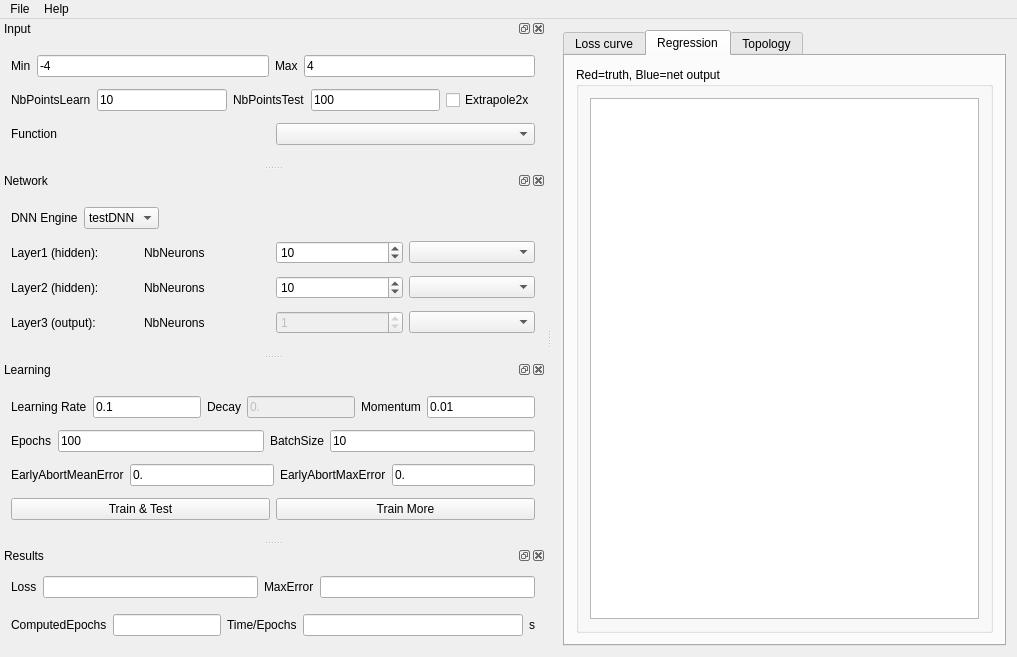
<?xml version="1.0" encoding="UTF-8"?>
<ui version="4.0">
 <class>MainWindow</class>
 <widget class="QMainWindow" name="MainWindow">
  <property name="geometry">
   <rect>
    <x>0</x>
    <y>0</y>
    <width>1017</width>
    <height>657</height>
   </rect>
  </property>
  <property name="windowTitle">
   <string>Function regression test</string>
  </property>
  <property name="documentMode">
   <bool>false</bool>
  </property>
  <widget class="QWidget" name="centralWidget">
   <layout class="QGridLayout" name="gridLayout">
    <item row="0" column="1">
     <widget class="QTabWidget" name="tabWidget">
      <property name="sizePolicy">
       <sizepolicy hsizetype="Preferred" vsizetype="Preferred">
        <horstretch>0</horstretch>
        <verstretch>0</verstretch>
       </sizepolicy>
      </property>
      <property name="currentIndex">
       <number>1</number>
      </property>
      <widget class="QWidget" name="tab">
       <attribute name="title">
        <string>Loss curve</string>
       </attribute>
       <layout class="QGridLayout" name="gridLayout_3">
        <item row="0" column="0">
         <widget class="QGroupBox" name="groupBox">
          <property name="sizePolicy">
           <sizepolicy hsizetype="Preferred" vsizetype="Preferred">
            <horstretch>0</horstretch>
            <verstretch>0</verstretch>
           </sizepolicy>
          </property>
          <property name="title">
           <string>Loss Curve: Max=Red Mean=Black*1000.</string>
          </property>
          <layout class="QGridLayout" name="gridLayout_2">
           <item row="0" column="0">
            <widget class="QGraphicsView" name="gvLearningCurve">
             <property name="sizePolicy">
              <sizepolicy hsizetype="Preferred" vsizetype="Preferred">
               <horstretch>0</horstretch>
               <verstretch>0</verstretch>
              </sizepolicy>
             </property>
             <property name="dragMode">
              <enum>QGraphicsView::ScrollHandDrag</enum>
             </property>
            </widget>
           </item>
          </layout>
         </widget>
        </item>
       </layout>
      </widget>
      <widget class="QWidget" name="tab_2">
       <attribute name="title">
        <string>Regression</string>
       </attribute>
       <layout class="QGridLayout" name="gridLayout_5">
        <item row="0" column="0">
         <widget class="QGroupBox" name="groupBox_2">
          <property name="title">
           <string>Red=truth, Blue=net output</string>
          </property>
          <layout class="QGridLayout" name="gridLayout_7">
           <item row="0" column="0">
            <widget class="QGraphicsView" name="gvRegression">
             <property name="sizePolicy">
              <sizepolicy hsizetype="Preferred" vsizetype="Preferred">
               <horstretch>0</horstretch>
               <verstretch>0</verstretch>
              </sizepolicy>
             </property>
             <property name="dragMode">
              <enum>QGraphicsView::ScrollHandDrag</enum>
             </property>
            </widget>
           </item>
          </layout>
         </widget>
        </item>
       </layout>
      </widget>
      <widget class="QWidget" name="tab_3">
       <attribute name="title">
        <string>Topology</string>
       </attribute>
      </widget>
     </widget>
    </item>
   </layout>
  </widget>
  <widget class="QMenuBar" name="menuBar">
   <property name="geometry">
    <rect>
     <x>0</x>
     <y>0</y>
     <width>1017</width>
     <height>26</height>
    </rect>
   </property>
   <widget class="QMenu" name="menuFile">
    <property name="title">
     <string>File</string>
    </property>
    <addaction name="actionQuit"/>
   </widget>
   <widget class="QMenu" name="menuHelp">
    <property name="title">
     <string>Help</string>
    </property>
    <addaction name="actionAbout"/>
   </widget>
   <addaction name="menuFile"/>
   <addaction name="menuHelp"/>
  </widget>
  <widget class="QDockWidget" name="dockWidget_7">
   <property name="windowTitle">
    <string>Input</string>
   </property>
   <attribute name="dockWidgetArea">
    <number>1</number>
   </attribute>
   <widget class="QWidget" name="dockWidgetContents_7">
    <layout class="QVBoxLayout" name="verticalLayout">
     <item>
      <layout class="QHBoxLayout" name="horizontalLayout_10">
       <item>
        <widget class="QLabel" name="label_19">
         <property name="text">
          <string>Min</string>
         </property>
        </widget>
       </item>
       <item>
        <widget class="QLineEdit" name="leInputMin">
         <property name="text">
          <string>-4</string>
         </property>
        </widget>
       </item>
       <item>
        <widget class="QLabel" name="label_18">
         <property name="text">
          <string>Max</string>
         </property>
        </widget>
       </item>
       <item>
        <widget class="QLineEdit" name="leInputMax">
         <property name="text">
          <string>4</string>
         </property>
        </widget>
       </item>
      </layout>
     </item>
     <item>
      <layout class="QHBoxLayout" name="horizontalLayout_11">
       <item>
        <widget class="QLabel" name="label_20">
         <property name="text">
          <string>NbPointsLearn</string>
         </property>
        </widget>
       </item>
       <item>
        <widget class="QLineEdit" name="leNbPointsLearn">
         <property name="text">
          <string>10</string>
         </property>
        </widget>
       </item>
       <item>
        <widget class="QLabel" name="label_21">
         <property name="text">
          <string>NbPointsTest</string>
         </property>
        </widget>
       </item>
       <item>
        <widget class="QLineEdit" name="leNbPointsTest">
         <property name="text">
          <string>100</string>
         </property>
        </widget>
       </item>
       <item>
        <widget class="QCheckBox" name="cbExtrapole">
         <property name="text">
          <string>Extrapole2x</string>
         </property>
        </widget>
       </item>
      </layout>
     </item>
     <item>
      <layout class="QHBoxLayout" name="horizontalLayout_9">
       <item>
        <widget class="QLabel" name="label_6">
         <property name="text">
          <string>Function</string>
         </property>
        </widget>
       </item>
       <item>
        <widget class="QComboBox" name="cbFunction"/>
       </item>
      </layout>
     </item>
    </layout>
   </widget>
  </widget>
  <widget class="QDockWidget" name="dockWidget">
   <property name="sizePolicy">
    <sizepolicy hsizetype="Expanding" vsizetype="Minimum">
     <horstretch>0</horstretch>
     <verstretch>0</verstretch>
    </sizepolicy>
   </property>
   <property name="windowTitle">
    <string>Network</string>
   </property>
   <attribute name="dockWidgetArea">
    <number>1</number>
   </attribute>
   <widget class="QWidget" name="dockWidgetContents">
    <layout class="QVBoxLayout" name="verticalLayout_4">
     <item>
      <layout class="QHBoxLayout" name="horizontalLayout_13">
       <item>
        <widget class="QLabel" name="label_22">
         <property name="text">
          <string>DNN Engine</string>
         </property>
        </widget>
       </item>
       <item>
        <widget class="QComboBox" name="cbEngine">
         <item>
          <property name="text">
           <string>testDNN</string>
          </property>
         </item>
         <item>
          <property name="text">
           <string>tiny-dnn</string>
          </property>
         </item>
        </widget>
       </item>
       <item>
        <spacer name="horizontalSpacer">
         <property name="orientation">
          <enum>Qt::Horizontal</enum>
         </property>
         <property name="sizeHint" stdset="0">
          <size>
           <width>40</width>
           <height>20</height>
          </size>
         </property>
        </spacer>
       </item>
      </layout>
     </item>
     <item>
      <layout class="QHBoxLayout" name="horizontalLayout_7">
       <item>
        <widget class="QLabel" name="label_15">
         <property name="text">
          <string>Layer1 (hidden):</string>
         </property>
        </widget>
       </item>
       <item>
        <widget class="QLabel" name="label_17">
         <property name="text">
          <string>NbNeurons</string>
         </property>
        </widget>
       </item>
       <item>
        <widget class="QSpinBox" name="sbNbNeurons2">
         <property name="minimum">
          <number>1</number>
         </property>
         <property name="maximum">
          <number>200</number>
         </property>
         <property name="value">
          <number>10</number>
         </property>
        </widget>
       </item>
       <item>
        <widget class="QComboBox" name="cbActivationLayer1">
         <property name="currentText">
          <string/>
         </property>
        </widget>
       </item>
      </layout>
     </item>
     <item>
      <layout class="QHBoxLayout" name="horizontalLayout">
       <item>
        <widget class="QLabel" name="label_16">
         <property name="text">
          <string>Layer2 (hidden):</string>
         </property>
        </widget>
       </item>
       <item>
        <widget class="QLabel" name="label">
         <property name="text">
          <string>NbNeurons</string>
         </property>
        </widget>
       </item>
       <item>
        <widget class="QSpinBox" name="sbNbNeurons3">
         <property name="minimum">
          <number>1</number>
         </property>
         <property name="maximum">
          <number>200</number>
         </property>
         <property name="value">
          <number>10</number>
         </property>
        </widget>
       </item>
       <item>
        <widget class="QComboBox" name="cbActivationLayer2"/>
       </item>
      </layout>
     </item>
     <item>
      <layout class="QHBoxLayout" name="horizontalLayout_8">
       <item>
        <widget class="QLabel" name="label_2">
         <property name="text">
          <string>Layer3 (output):</string>
         </property>
        </widget>
       </item>
       <item>
        <widget class="QLabel" name="label_3">
         <property name="text">
          <string>NbNeurons</string>
         </property>
        </widget>
       </item>
       <item>
        <widget class="QSpinBox" name="spinBox_2">
         <property name="enabled">
          <bool>false</bool>
         </property>
         <property name="value">
          <number>1</number>
         </property>
        </widget>
       </item>
       <item>
        <widget class="QComboBox" name="cbActivationLayer3"/>
       </item>
      </layout>
     </item>
    </layout>
   </widget>
  </widget>
  <widget class="QDockWidget" name="dockWidget_3">
   <property name="sizePolicy">
    <sizepolicy hsizetype="Expanding" vsizetype="Minimum">
     <horstretch>0</horstretch>
     <verstretch>0</verstretch>
    </sizepolicy>
   </property>
   <property name="windowTitle">
    <string>Learning</string>
   </property>
   <attribute name="dockWidgetArea">
    <number>1</number>
   </attribute>
   <widget class="QWidget" name="dockWidgetContents_3">
    <layout class="QGridLayout" name="gridLayout_4">
     <item row="0" column="0">
      <layout class="QHBoxLayout" name="horizontalLayout_4">
       <item>
        <widget class="QLabel" name="label_9">
         <property name="text">
          <string>Learning Rate</string>
         </property>
        </widget>
       </item>
       <item>
        <widget class="QLineEdit" name="leLearningRate">
         <property name="text">
          <string>0.1</string>
         </property>
        </widget>
       </item>
       <item>
        <widget class="QLabel" name="label_11">
         <property name="text">
          <string>Decay</string>
         </property>
        </widget>
       </item>
       <item>
        <widget class="QLineEdit" name="leDecay">
         <property name="enabled">
          <bool>false</bool>
         </property>
         <property name="text">
          <string>0.</string>
         </property>
        </widget>
       </item>
       <item>
        <widget class="QLabel" name="label_10">
         <property name="text">
          <string>Momentum</string>
         </property>
        </widget>
       </item>
       <item>
        <widget class="QLineEdit" name="leMomentum">
         <property name="text">
          <string>0.01</string>
         </property>
        </widget>
       </item>
      </layout>
     </item>
     <item row="2" column="0">
      <layout class="QHBoxLayout" name="horizontalLayout_6">
       <item>
        <widget class="QLabel" name="label_4">
         <property name="text">
          <string>EarlyAbortMeanError</string>
         </property>
        </widget>
       </item>
       <item>
        <widget class="QLineEdit" name="leEarlyAbortMeanError">
         <property name="text">
          <string>0.</string>
         </property>
        </widget>
       </item>
       <item>
        <widget class="QLabel" name="label_14">
         <property name="text">
          <string>EarlyAbortMaxError</string>
         </property>
        </widget>
       </item>
       <item>
        <widget class="QLineEdit" name="leEarlyAbortMaxError">
         <property name="text">
          <string>0.</string>
         </property>
        </widget>
       </item>
      </layout>
     </item>
     <item row="1" column="0">
      <layout class="QHBoxLayout" name="horizontalLayout_3">
       <item>
        <widget class="QLabel" name="label_8">
         <property name="text">
          <string>Epochs</string>
         </property>
        </widget>
       </item>
       <item>
        <widget class="QLineEdit" name="leEpochs">
         <property name="text">
          <string>100</string>
         </property>
        </widget>
       </item>
       <item>
        <widget class="QLabel" name="label_7">
         <property name="text">
          <string>BatchSize</string>
         </property>
        </widget>
       </item>
       <item>
        <widget class="QLineEdit" name="leBatchSize">
         <property name="text">
          <string>10</string>
         </property>
        </widget>
       </item>
      </layout>
     </item>
     <item row="3" column="0">
      <layout class="QHBoxLayout" name="horizontalLayout_12">
       <item>
        <widget class="QPushButton" name="pushButton">
         <property name="text">
          <string>Train &amp;&amp; Test</string>
         </property>
        </widget>
       </item>
       <item>
        <widget class="QPushButton" name="btnTrainMore">
         <property name="text">
          <string>Train More</string>
         </property>
        </widget>
       </item>
      </layout>
     </item>
    </layout>
   </widget>
  </widget>
  <widget class="QDockWidget" name="dockWidget_4">
   <property name="sizePolicy">
    <sizepolicy hsizetype="Expanding" vsizetype="Minimum">
     <horstretch>0</horstretch>
     <verstretch>0</verstretch>
    </sizepolicy>
   </property>
   <property name="windowTitle">
    <string>Results</string>
   </property>
   <attribute name="dockWidgetArea">
    <number>1</number>
   </attribute>
   <widget class="QWidget" name="dockWidgetContents_4">
    <layout class="QGridLayout" name="gridLayout_6">
     <item row="1" column="0">
      <layout class="QHBoxLayout" name="horizontalLayout_5">
       <item>
        <widget class="QLabel" name="label_13">
         <property name="text">
          <string>ComputedEpochs</string>
         </property>
        </widget>
       </item>
       <item>
        <widget class="QLineEdit" name="leComputedEpochs">
         <property name="sizePolicy">
          <sizepolicy hsizetype="Preferred" vsizetype="Fixed">
           <horstretch>0</horstretch>
           <verstretch>0</verstretch>
          </sizepolicy>
         </property>
        </widget>
       </item>
       <item>
        <widget class="QLabel" name="label_23">
         <property name="text">
          <string>Time/Epochs</string>
         </property>
        </widget>
       </item>
       <item>
        <widget class="QLineEdit" name="leTimeByEpoch"/>
       </item>
       <item>
        <widget class="QLabel" name="label_24">
         <property name="text">
          <string>s</string>
         </property>
        </widget>
       </item>
      </layout>
     </item>
     <item row="0" column="0">
      <layout class="QHBoxLayout" name="horizontalLayout_2">
       <item>
        <widget class="QLabel" name="label_5">
         <property name="text">
          <string>Loss</string>
         </property>
        </widget>
       </item>
       <item>
        <widget class="QLineEdit" name="leMSE">
         <property name="readOnly">
          <bool>true</bool>
         </property>
        </widget>
       </item>
       <item>
        <widget class="QLabel" name="label_12">
         <property name="text">
          <string>MaxError</string>
         </property>
        </widget>
       </item>
       <item>
        <widget class="QLineEdit" name="leMaxError"/>
       </item>
      </layout>
     </item>
    </layout>
   </widget>
  </widget>
  <action name="actionQuit">
   <property name="text">
    <string>Exit</string>
   </property>
  </action>
  <action name="actionAbout">
   <property name="text">
    <string>About</string>
   </property>
  </action>
 </widget>
 <layoutdefault spacing="6" margin="11"/>
 <resources/>
 <connections/>
</ui>
